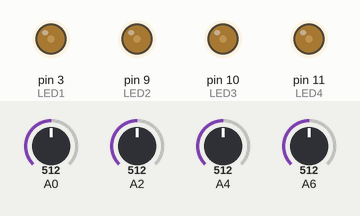
Recording of a sketch running on a simulated Arduino Nano, built with avr-gcc and run on an emulated ATmega328P. On the bench: output pins drawn as LEDs (lit = HIGH). Inputs (shaded band) come from the test bench; at power-on: A0 = 512, A2 = 512, A4 = 512, A6 = 512. What the sketch prints to the serial monitor is not drawn.

Above: at 1.2 s.
1.3 s: A0 set to 716
At 2.0 s:
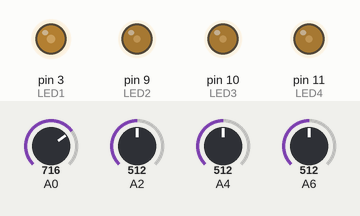
2.8 s: A2 set to 716
At 3.3 s:
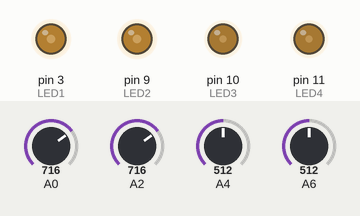
4.3 s: A4 set to 716
At 5.5 s:
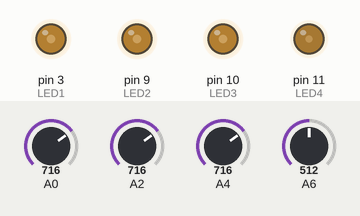
5.8 s: A6 set to 716
At 7.0 s:
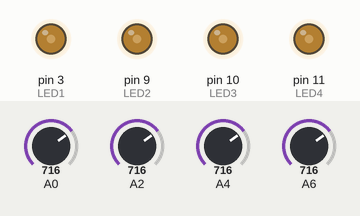
7.3 s: A0 set to 306
At 8.3 s:
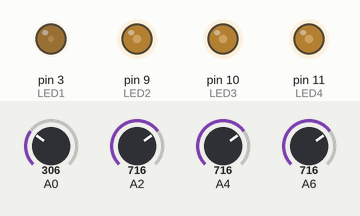
8.8 s: A2 set to 306
At 9.6 s:
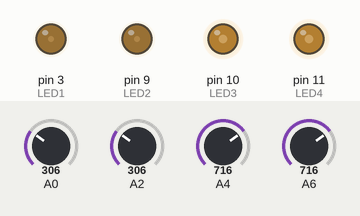
Timing chart, 0 to 11.3 s (numbered marks = the images above; inputs shaded):
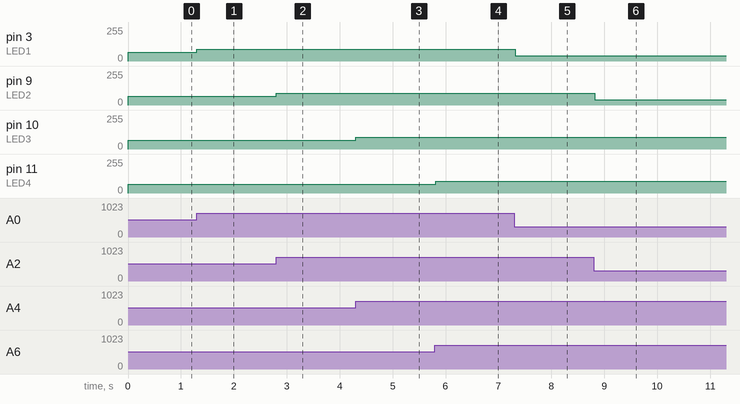

The sketch:

Arduino.ino
```cpp
#define POT1 A0
#define POT2 A2 //PERFECT
#define POT3 A4 //PERFECT, soms slecht contact op data
#define POT4 A6 //PERFECT

#define LED1 3 // werkt niet meer
#define LED2 9
#define LED3 10
#define LED4 11

#define LEDDEBUG false

#include "Knob.h"
#include "PacketManager.h"

const int knobCount = 4;
Knob knobs[knobCount] = {
    Knob(1, POT1, LED1),
    Knob(2, POT2, LED2),
    Knob(3, POT3, LED3),
    Knob(4, POT4, LED4)
};
PacketManager pm;

void setup()
{
  Serial.begin(9600);
}

int loopState = -1;

void loop()
{
  if(LEDDEBUG){
    pinMode(LED1, OUTPUT);
    pinMode(LED2, OUTPUT);
    pinMode(LED3, OUTPUT);
    pinMode(LED4, OUTPUT);
    analogWrite(LED1, 128);
    analogWrite(LED2, 255);
    analogWrite(LED3, 128);
    analogWrite(LED4, 255);
    return;
  }

  loopState++;
  if(loopState > 8){
    loopState = 0;
    pm.ping();
  }

  for (int k = 0; k < knobCount; k++) {
    unsigned short prev = knobs[k].getLastRawValue();
    unsigned short val = knobs[k].readValue();

    if(prev != val){
      pm.sendPacket(knobs[k].getId(), val);
    }
  }

  delay(25);
}
```

Knob.cpp
```cpp
#include "Arduino.h"
#include "Knob.h"
#define KNOBDEBUG false

Knob::Knob(unsigned char id, uint8_t knobPin, uint8_t ledPin){
    _id = id;
    _knobPin = knobPin;
    pinMode(ledPin, OUTPUT);
    _ledPin = ledPin;
}

unsigned char Knob::getId(){
    return _id;
}

unsigned short Knob::getLastRawValue(){
    return _lastRawValue;
}

unsigned short Knob::readValue(){
    _lastRawValue = analogRead(_knobPin) >> 3;
    //double devider = 127 / 127; // max knob value devided by max led value
    analogWrite(_ledPin, _lastRawValue);

    if(KNOBDEBUG){
      Serial.print(_id);
      Serial.print("\n");
      Serial.print(_lastRawValue);
      Serial.print("\n");
    }

    return _lastRawValue;
}
```

Knob.h
```cpp
class Knob{
    public:
        Knob(unsigned char id, uint8_t knobPin, uint8_t ledPin);
        unsigned char getId();
        unsigned short getLastRawValue();
        unsigned short readValue();
    private:
        unsigned char _id;
        unsigned short _lastRawValue;
        uint8_t _knobPin;
        uint8_t _ledPin;
};
```

PacketManager.cpp
```cpp
#include "Arduino.h"
#include "PacketManager.h"

/*
    How are packets formatted?
    Each packet is 8 bytes
    First 4 bytes it the header
========================================
HEADER:
 First 3 bytes is my name Lesley, in hex "1e51e4"
 4th, last byte of header, is 0x00 for ping and 0xaa for volume change

PING:
 Byte 5-8 is always 0x00 00 00 00a (last byte 0x0a = \n)

VOLUME CHANGE:
 Byte 5 is unique ID of knob
 Byte 6 & 7 is the value of the knob
 Byte 8 is 0x0a = \n for ending the packet
*/
unsigned char _ping[] = {0x1e, 0x51, 0xe4, 0x00, 0xFF, 0x88, 0xE2, 0x0a};

PacketManager::PacketManager(){
    //Serial.begin(9600);
}

void PacketManager::sendPacket(unsigned char id, unsigned short value){
    unsigned char _packet[] = {0x1e, 0x51, 0xe4, 0xaa, id, id ^ value, value, 0x0a};
    Serial.write(_packet, sizeof(_packet));
}

void PacketManager::ping(){
    Serial.write(_ping, sizeof(_ping));
}
```

PacketManager.h
```cpp
class PacketManager{
    public:
        PacketManager();
        void sendPacket(unsigned char id, unsigned short value);
        void ping();
    private:
};
```

Measured:
- after the input at 1.3 s, pin 3 (LED1): 64/255 → 89/255 at once
- after the input at 2.8 s, pin 9 (LED2): 64/255 → 89/255 at once
- after the input at 4.3 s, pin 10 (LED3): 64/255 → 89/255 at once
- after the input at 5.8 s, pin 11 (LED4): 64/255 → 89/255 at once
- after the input at 7.3 s, pin 3 (LED1): 89/255 → 38/255 at once
- after the input at 8.8 s, pin 9 (LED2): 89/255 → 38/255 at once
